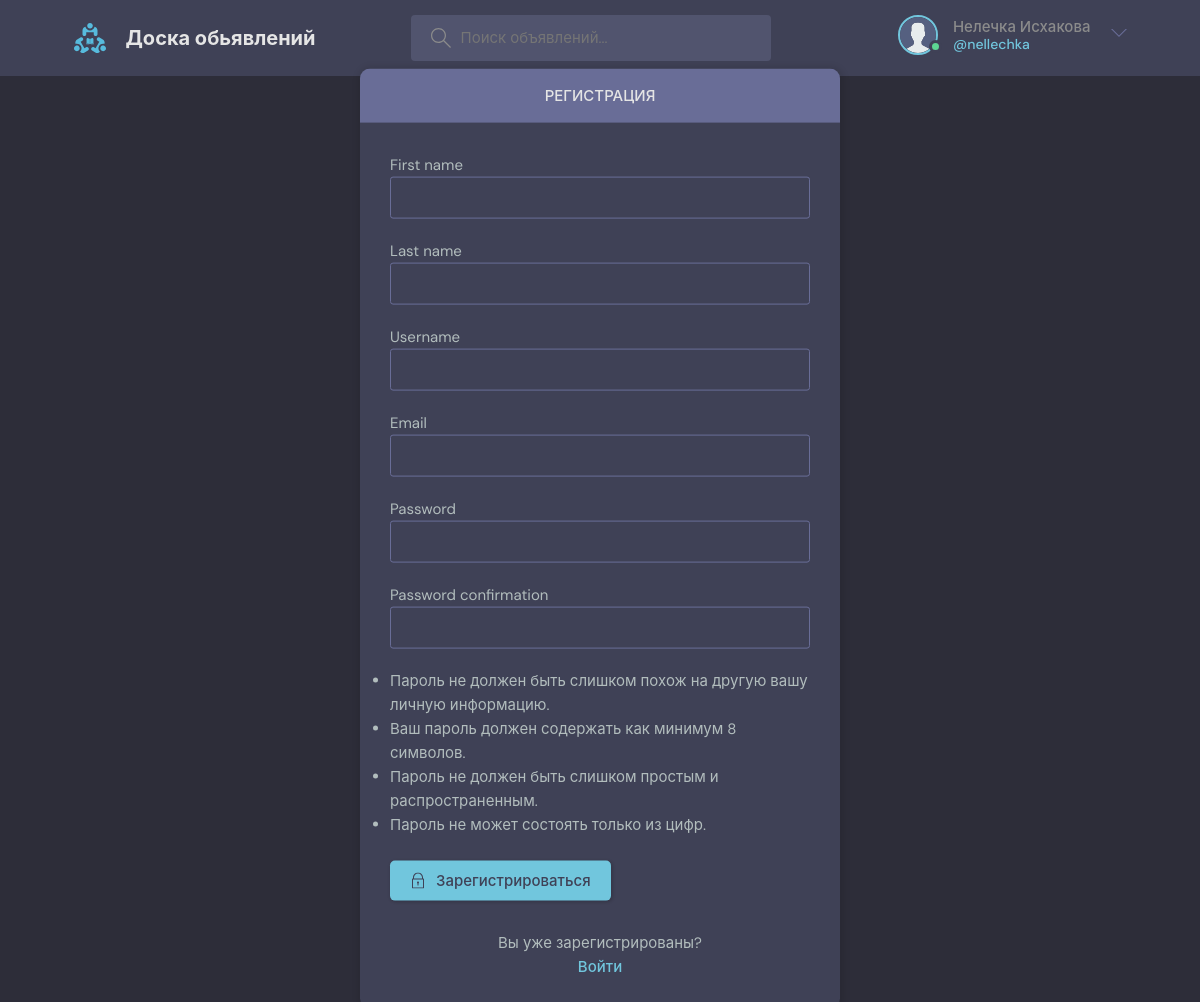
The app's page /register (signed in) with its own data.
### board_app/models.py (models this page shows)
class User(AbstractUser):
    email = models.EmailField(null=True, unique=True)
    avatar = models.ImageField(null=True, default="avatar.svg")
    confirmation_code = models.CharField(max_length=6, default = '')
    USERNAME_FIELD = 'email'
    REQUIRED_FIELDS = ['username']

### board_app/views.py (the view, shortened to what this page needs)
def registerPage(request):
    page = 'register'
    form = MyUserCreationForm()
    context = {'form':form,   'page':page }
    return render (request, 'board/login_register.html',context)

### board_app/forms.py
class MyUserCreationForm(UserCreationForm):
    class Meta:
        model = User
        fields = ['first_name','last_name','username', 'email', 'password1','password2']

### board_app/templates/board/login_register.html (shortened to what this page needs)
{% extends 'main.html' %}
{% block content %}
    <main class="auth layout">
      <div class="container">
        <div class="layout__box">
          <div class="layout__boxHeader">
            <div class="layout__boxTitle">
              <h3>
                {% if page == "login" %}
                  Вход в систему
                {% elif page == "confirmation" %}
                  Активация
                {% else  %}
                  Регистрация
                {% endif %}
              </h3>
            </div>
          </div>
          <div class="layout__body">
            {% if page == "login" %}
              <form class="form" action="" method="POST">
                {% csrf_token %}
                  <div class="form__group">
                    <label for="room_name">Email</label>
                    <input id="username" name="email" type="text" placeholder="email" />
                  </div>
                  <div class="form__group">
                    <label for="password">Password</label>
                    <input
                      id="password"
                      name="password"
                      type="password"
                      placeholder="&bull;&bull;&bull;&bull;&bull;&bull;&bull;&bull;"
                    />
                  </div>
                  <button class="btn btn--main" type="submit">
                    <svg
                      version="1.1"
                      xmlns="http://www.w3.org/2000/svg"
                      width="32"
                      height="32"
                      viewBox="0 0 32 32"
                    >
                      <title>lock</title>
                      <path
                        d="M27 12h-1v-2c0-5.514-4.486-10-10-10s-10 4.486-10 10v2h-1c-0.553 0-1 0.447-1 1v18c0 0.553 0.447 1 1 1h22c0.553 0 1-0.447 1-1v-18c0-0.553-0.447-1-1-1zM8 10c0-4.411 3.589-8 8-8s8 3.589 8 8v2h-16v-2zM26 30h-20v-16h20v16z"
                      ></path>
                      <path
                        d="M15 21.694v4.306h2v-4.306c0.587-0.348 1-0.961 1-1.694 0-1.105-0.895-2-2-2s-2 0.895-2 2c0 0.732 0.413 1.345 1 1.694z"
                      ></path>
                    </svg>
                    Войти
                  </button>
              </form>
              <div class="auth__action">
                <p> Вы не зарегистрированы?</p>
                <a href="{% url 'board_app:register'%}" class="btn btn--link">Зарегистрироваться</a>
            </div>
               {% comment %}elif  {% endcomment %}
              {% else %}
              <form class="form" action="" method="POST">
                {% for field in form %}
                  <div class="form__group">
                    {{ field.label }}
                    {{ field }}
                  </div>
                  {% endfor %}
                  <ul class="">
                    <li>Пароль не должен быть слишком похож на другую вашу личную информацию.</li>
                    <li>Ваш пароль должен содержать как минимум 8 символов.</li>
                    <li>Пароль не должен быть слишком простым и распространенным.</li>
                    <li>Пароль не может состоять только из цифр.</li>
                  </ul>
                <br/>
                  <button class="btn btn--main" type="submit">
                    Зарегистрироваться
                  </button>
            </form>
            <div class="auth__action">
              <p> Вы уже зарегистрированы?</p>
              <a href="{% url 'board_app:login'%}" class="btn btn--link">Войти</a>
            </div>
            {% endif %}
          </div>
        </div>
      </div>
    </main>
{% endblock content %}

### templates/navbar.html (shortened to what this page needs)
{% load static %}
<header class="header header--loggedIn">
    <div class="container">
        <a href="{% url 'board_app:home' %}" class="header__logo">
        <img src="{% static 'images/logo.svg' %}" />
        <h1>Доска обьявлений</h1>
      </a>
      <form class="header__search" method="GET" action="{% url 'board_app:home' %}">
        <label>
          <input name="q" placeholder="Поиск объявлений..." />
        </label>
      </form>
      <nav class="header__menu">
        {% if request.user.is_authenticated %}
            <div class="header__user">
                <a href="{% url 'board_app:user-profile' request.user.id %}">
                  <div class="avatar avatar--medium active">
                   <img src="{{request.user.avatar.url}}" />
                    </div>
                    <p>{{ request.user.first_name }} {{ request.user.last_name }}
                        <span>@{{ request.user.username }}
                        </span>
                    </p>
                </a>
                <button class="dropdown-button">
                    <svg version="1.1" xmlns="http://www.w3.org/2000/svg" width="32" height="32" viewBox="0 0 32 32">
                    <title>chevron-down</title>
                    <path d="M16 21l-13-13h-3l16 16 16-16h-3l-13 13z"></path>
                    </svg>
                </button>
            </div>
        {% else %}
            <a href="{% url 'board_app:login' %}">
              <img src="{% static 'images/avatar.svg' %}" />
              <p>Войти</p>
            </a>
        {% endif %}
      </nav>
    </div>
  </header>

### static/styles/style.css (style rules this page uses)
:root { --color-main: #71c6dd; --color-main-light: #e1f6fb; --color-dark: #3f4156; --color-dark-medium: #51546e; --color-dark-light: #696d97; --color-light: #e5e5e5; --color-gray: #8b8b8b; --color-light-gray: #b2bdbd; --color-bg: #2d2d39; --color-success: #5dd693; --color-error: #fc4b0b; }
* { font-family: "DM Sans", -apple-system, BlinkMacSystemFont, "Segoe UI", Roboto, Oxygen, Ubuntu, Cantarell, "Open Sans", "Helvetica Neue", sans-serif; margin: 0; padding: 0; box-sizing: border-box; text-rendering: optimizeLegibility; font-size: inherit; }
html { font-size: 56.25%; }
@media only screen and (min-width: 1200px) { html { font-size: 62.5%; } }
body { line-height: 1.6; font-weight: 400; font-size: 1.5rem; color: var(--color-light-gray); background-color: var(--color-bg); min-height: 100vh; }
img { width: 100%; }
a { display: inline-block; color: var(--color-main); text-decoration: none; }
.container { max-width: 120rem; width: 90%; margin: auto; }
.btn { background-color: transparent; border: none; display: inline-flex; align-items: center; gap: 1rem; cursor: pointer; transition: all ease-in-out 0.3s; padding: 1rem 2rem; border-radius: 5px; box-shadow: 1px 1px 3px 1px rgba(0, 0, 0, 0.15); font-weight: 500; }
.btn--link { border-radius: 0; padding: 0; color: var(--color-main); box-shadow: none; }
.btn--main { background-color: var(--color-main); color: var(--color-dark); }
.btn > svg { fill: currentColor; width: 1.6rem; height: 1.6rem; }
.avatar { position: relative; display: inline-block; border-radius: 50%; border: 2px solid var(--color-main); }
.avatar img { display: block; border-radius: 50%; object-fit: cover; object-position: center; }
.avatar::after { content: ""; display: block; position: absolute; background-color: var(--color-gray); z-index: 111; border-radius: 50%; border: 0.3rem solid var(--color-dark); }
.avatar.active::after { background-color: var(--color-success); }
.avatar.avatar--medium img { width: 3.6rem; height: 3.6rem; border-radius: 50%; }
.avatar.avatar--medium:after { width: 0.7rem; height: 0.7rem; bottom: 0px; right: -6px; }
.header { padding: 1.5rem; background-color: var(--color-dark); }
.header > .container { display: flex; gap: 9.5rem; }
.header__logo, .header__user { display: flex; gap: 2rem; align-items: center; }
.header__logo > img { height: 3.2rem; width: 3.2rem; }
.header__logo > h1 { font-weight: 700; font-size: 2rem; color: var(--color-light); }
.header__search > label { background-color: var(--color-dark-medium); padding: 1.3rem 1rem; display: flex; align-items: center; gap: 1rem; border-radius: 4px; }
.header__search svg { fill: var(--color-gray); width: 2rem; height: 2rem; margin-left: 1rem; }
.header__search input { width: 30rem; background: transparent; border: none; outline: none; color: var(--color-light); }
.header__menu { margin-left: auto; position: relative; }
.header__menu a { display: flex; gap: 1.5rem; align-items: center; font-weight: 500; text-decoration: none; color: var(--color-gray); }
.header__menu img { height: 3.6rem; }
.header__menu p { line-height: 1.2; }
.header__menu span { color: var(--color-main); font-weight: 500; font-size: 1.4rem; display: block; }
.header__menu svg { width: 1.6rem; height: 1.6rem; fill: var(--color-dark-light); }
.dropdown-button { background: transparent; border: 0; outline: 0; cursor: pointer; }
.layout { margin-top: 2.4rem; }
.layout > .container { display: flex; justify-content: space-between; align-items: flex-start; }
.layout__box { width: 90%; max-width: 48rem; min-height: 40rem; position: absolute; top: 50%; left: 50%; transform: translate(-50%, -46%); background-color: var(--color-dark); border-radius: 1rem; box-shadow: 1px 1px 6px 3px rgba(0, 0, 0, 0.1); overflow: hidden; }
.layout__boxHeader { display: flex; padding: 1.5rem; background-color: var(--color-dark-light); }
.layout__boxTitle { display: flex; gap: 1.5rem; align-items: center; }
.layout__boxTitle h3 { text-transform: uppercase; font-weight: 500; color: var(--color-light); }
.layout__body { margin: 3rem; }
.form__group { margin-bottom: 2rem; width: 100%; }
.form__group input, .form__group textarea, .form__group select { background: transparent; border: 1px solid var(--color-dark-light); padding: 1rem; border-radius: 3px; width: 100%; color: var(--color-light); font-weight: 500; outline: none; }
.auth .layout__boxHeader { text-align: center; justify-content: center; }
.auth__action { margin-top: 3rem; text-align: center; }

### records on screen
User: user.avatar (placeholder picture), user.first_name "Нелечка", user.last_name "Исхакова", user.username "nellechka"

### other values on screen
{{ field.label }} "First name" "Last name" "Username" "Email" "Password" "Password confirmation"
